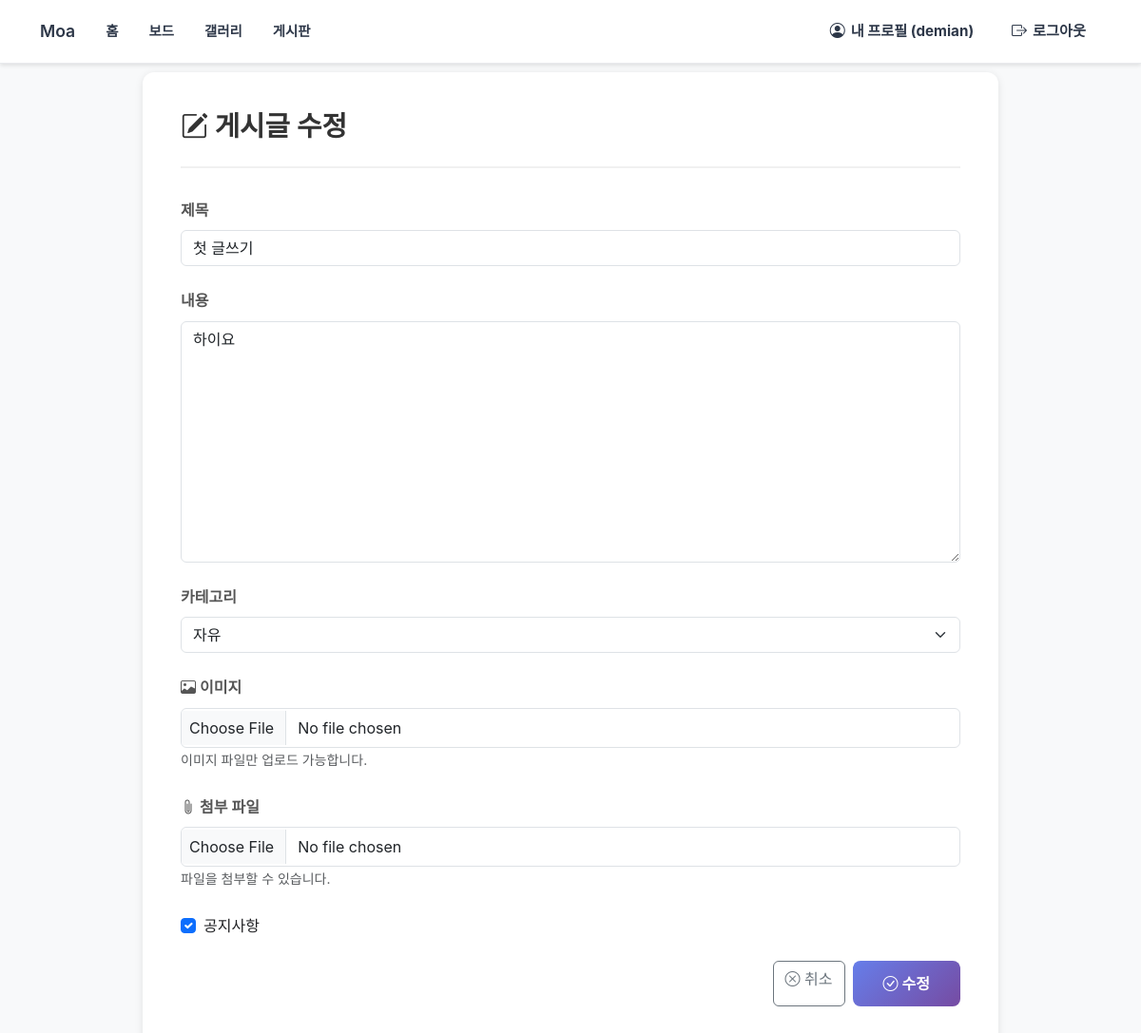
The page /forum/post/1/update/ (signed in) on the database its author committed.
### forum/models.py (models this page shows, shortened)
class Post(models.Model):
    CATEGORY_CHOICES = [
        ('general', '자유'),
        ('question', '질문'),
        ('tip', '팁/노하우'),
        ('showcase', '작품 자랑'),
    ]
    title = models.CharField(max_length=200, verbose_name='제목')
    content = models.TextField(verbose_name='내용')
    author = models.ForeignKey(
        settings.AUTH_USER_MODEL,
        on_delete=models.CASCADE,
        related_name='forum_posts',
        verbose_name='작성자'
    )
    created_at = models.DateTimeField(auto_now_add=True, verbose_name='작성일')
    updated_at = models.DateTimeField(auto_now=True, verbose_name='수정일')
    views = models.PositiveIntegerField(default=0, verbose_name='조회수')
    is_notice = models.BooleanField(default=False, verbose_name='공지사항')
    category = models.CharField(
        max_length=20,
        choices=CATEGORY_CHOICES,
        default='general',
        verbose_name='카테고리'
    )
    likes = models.ManyToManyField(
        settings.AUTH_USER_MODEL,
        related_name='liked_posts',
        blank=True,
        verbose_name='좋아요'
    )
    image = models.ImageField(
        upload_to='forum/images/%Y/%m/%d/',
        blank=True,
        null=True,
        verbose_name='이미지'
    )
    file = models.FileField(
        upload_to='forum/files/%Y/%m/%d/',
        blank=True,
        null=True,
        verbose_name='첨부 파일'
    )
    class Meta:
        verbose_name = '게시글'
        verbose_name_plural = '게시글들'
        ordering = ['-is_notice', '-created_at']

### forum/views.py (the view)
# urls.py: path('post/<int:pk>/update/', views.post_update, name='post_update'),
@login_required
def post_update(request, pk):
    post = get_object_or_404(Post, pk=pk)
    if post.author != request.user and not request.user.is_superuser:
        messages.error(request, '수정 권한이 없습니다.')
        return redirect('forum:post_detail', pk=post.pk)
    if request.method == 'POST':
        form = PostForm(request.POST, request.FILES, instance=post)
        if form.is_valid():
            post = form.save(commit=False)
            if not request.user.is_superuser:
                post.is_notice = False
            post.save()
            messages.success(request, '게시글이 수정되었습니다.')
            return redirect('forum:post_detail', pk=post.pk)
    else:
        form = PostForm(instance=post)
    context = {
        'form': form,
        'post': post,
    }
    return render(request, 'forum/post_form.html', context)

### forum/forms.py
class PostForm(forms.ModelForm):
    class Meta:
        model = Post
        fields = ['title', 'content', 'category', 'is_notice', 'image', 'file']
        widgets = {
            'title': forms.TextInput(attrs={
                'class': 'form-control',
                'placeholder': '제목을 입력하세요'
            }),
            'content': forms.Textarea(attrs={
                'class': 'form-control',
                'rows': 10,
                'placeholder': '내용을 입력하세요'
            }),
            'category': forms.Select(attrs={
                'class': 'form-select'
            }),
            'is_notice': forms.CheckboxInput(attrs={
                'class': 'form-check-input'
            }),
            'image': forms.FileInput(attrs={
                'class': 'form-control',
                'accept': 'image/*'
            }),
            'file': forms.FileInput(attrs={
                'class': 'form-control'
            })
        }
        labels = {
            'title': '제목',
            'content': '내용',
            'category': '카테고리',
            'is_notice': '공지사항',
            'image': '이미지',
            'file': '첨부 파일'
        }

### forum/templates/forum/post_form.html (shortened to what this page needs)
{% extends 'collaboration/base.html' %}
{% block content %}
<div class="container">
    <div class="post-form-card">
        <div class="form-header">
            <h2>
                <i class="bi bi-pencil-square"></i>
                게시글 {% if post %}수정{% else %}작성{% endif %}
            </h2>
        </div>
        <form method="post" enctype="multipart/form-data">
            <div class="mb-4">
                <label for="{{ form.title.id_for_label }}" class="form-label">
                    {{ form.title.label }}
                </label>
                {{ form.title }}
            </div>
            <div class="mb-4">
                <label for="{{ form.content.id_for_label }}" class="form-label">
                    {{ form.content.label }}
                </label>
                {{ form.content }}
            </div>
            <div class="mb-4">
                <label for="{{ form.category.id_for_label }}" class="form-label">
                    {{ form.category.label }}
                </label>
                {{ form.category }}
            </div>
            <div class="mb-4">
                <label for="{{ form.image.id_for_label }}" class="form-label">
                    <i class="bi bi-image"></i> {{ form.image.label }}
                </label>
                <input type="file" name="image" id="{{ form.image.id_for_label }}"
                       class="form-control" accept="image/*">
                <small class="form-text text-muted">이미지 파일만 업로드 가능합니다.</small>
            </div>
            <div class="mb-4">
                <label for="{{ form.file.id_for_label }}" class="form-label">
                    <i class="bi bi-paperclip"></i> {{ form.file.label }}
                </label>
                <input type="file" name="file" id="{{ form.file.id_for_label }}"
                       class="form-control">
                <small class="form-text text-muted">파일을 첨부할 수 있습니다.</small>
            </div>
            {% if user.is_superuser %}
            <div class="mb-4">
                <div class="form-check">
                    {{ form.is_notice }}
                    <label class="form-check-label" for="{{ form.is_notice.id_for_label }}">
                        {{ form.is_notice.label }}
                    </label>
                </div>
            </div>
            {% endif %}
            <div class="d-flex gap-2 justify-content-end">
                <a href="{% if post %}{% url 'forum:post_detail' post.pk %}{% else %}{% url 'forum:post_list' %}{% endif %}"
                   class="btn btn-outline-secondary">
                    <i class="bi bi-x-circle"></i> 취소
                </a>
                <button type="submit" class="btn btn-submit">
                    <i class="bi bi-check-circle"></i> {% if post %}수정{% else %}작성{% endif %}
                </button>
            </div>
        </form>
    </div>
</div>
{% endblock %}

### collaboration/templates/collaboration/base.html (shortened to what this page needs)
{% load static %}
<!DOCTYPE html>
<html lang="ko">
<head>
    <link href="https://cdn.jsdelivr.net/npm/bootstrap@5.3.0/dist/css/bootstrap.min.css" rel="stylesheet">
    <link rel="stylesheet" href="https://cdn.jsdelivr.net/npm/bootstrap-icons@1.10.0/font/bootstrap-icons.css">
    <link rel="stylesheet" href="{% static 'css/style.css' %}">
</head>
<body>
    <nav class="navbar navbar-expand-lg navbar-light bg-white fixed-top shadow-sm border-bottom">
        <div class="container">
            <a class="navbar-brand text-dark" href="/" style="font-weight: 600;">
                Moa
            </a>
            <ul class="navbar-nav me-auto align-items-center d-flex flex-row">
                <li class="nav-item d-flex align-items-center">
                    <a class="nav-link text-dark fw-bold" href="/" style="font-size: 0.9rem; padding: 0.5rem 0.75rem;">
                        홈
                    </a>
                </li>
                <li class="nav-item d-flex align-items-center">
                    <a class="nav-link text-dark fw-bold" href="{% url 'collaboration:board_list' %}" style="font-size: 0.9rem; padding: 0.5rem 0.75rem;">
                        보드
                    </a>
                </li>
                <li class="nav-item d-flex align-items-center">
                    <a class="nav-link text-dark fw-bold" href="{% url 'collaboration:gallery' %}" style="font-size: 0.9rem; padding: 0.5rem 0.75rem;">
                        갤러리
                    </a>
                </li>
                <li class="nav-item d-flex align-items-center">
                    <a class="nav-link text-dark fw-bold" href="{% url 'forum:post_list' %}" style="font-size: 0.9rem; padding: 0.5rem 0.75rem;">
                        게시판
                    </a>
                </li>
            </ul>
            <div class="collapse navbar-collapse" id="navbarUserMenu">
                <ul class="navbar-nav ms-auto align-items-center">
                    {% if user.is_authenticated %}
                        {% if user.username|slice:":6" == "Guest_" %}
                        <li class="nav-item d-flex align-items-center">
                            <span class="nav-link text-dark fw-bold d-flex align-items-center guest-mode-active" style="font-size: 0.95rem; background-color: #e8f0fe; color: #1a73e8 !important; border-radius: 8px; padding: 0.5rem 1rem; margin: 0 0.25rem;">
                                <i class="bi bi-person-check"></i>
                                <span>게스트 모드</span>
                            </span>
                        </li>
                        <li class="nav-item d-flex align-items-center">
                            <a class="nav-link text-dark fw-bold d-flex align-items-center" href="{% url 'accounts:login' %}" style="font-size: 0.95rem;">
                                <i class="bi bi-box-arrow-in-right"></i> 로그인
                            </a>
                        </li>
                        <li class="nav-item d-flex align-items-center">
                            <a class="nav-link text-dark fw-bold d-flex align-items-center" href="{% url 'accounts:signup' %}" style="font-size: 0.95rem;">
                                <i class="bi bi-person-plus"></i> 회원가입
                            </a>
                        </li>
                        {% else %}
                        <li class="nav-item d-flex align-items-center">
                            <a class="nav-link text-dark fw-bold d-flex align-items-center" href="{% url 'accounts:profile' %}" style="font-size: 0.95rem;">
                                <i class="bi bi-person-circle"></i>
                                <span>내 프로필 ({{ user.username }})</span>
                            </a>
                        </li>
                        <li class="nav-item ms-2 d-flex align-items-center">
                            <a class="nav-link text-dark fw-bold d-flex align-items-center" href="{% url 'accounts:logout' %}" style="font-size: 0.95rem;">
                                <i class="bi bi-box-arrow-right"></i> 로그아웃
                            </a>
                        </li>
                        {% endif %}
                    {% endif %}
                </ul>
            </div>
        </div>
    </nav>
    <main class="gemini-main">
        {% block content %}{% endblock %}
    </main>
</body>
</html>

### collaboration/static/css/style.css (style rules this page uses)
:root { --gemini-bg: #f8f9fa; --gemini-surface: #ffffff; --gemini-primary: #4285f4; --gemini-primary-light: #e8f0fe; --gemini-secondary: #34a853; --gemini-accent: #ea4335; --gemini-text: #202124; --gemini-text-light: #5f6368; --gemini-border: #e8eaed; --gemini-shadow: rgba(60, 64, 67, 0.08); --gemini-shadow-hover: rgba(60, 64, 67, 0.12); }
* { font-family: 'Noto Sans KR', -apple-system, BlinkMacSystemFont, 'Segoe UI', sans-serif; }
body { background-color: var(--gemini-bg); color: var(--gemini-text); font-family: 'Noto Sans KR', -apple-system, BlinkMacSystemFont, 'Segoe UI', 'Malgun Gothic', sans-serif; font-weight: 400; font-size: 1rem; line-height: 1.6; padding-top: 60px; }
.gemini-navbar, .navbar-light { position: fixed !important; top: 0; left: 0; right: 0; z-index: 1000; background-color: #ffffff !important; border-bottom: 1px solid #e8eaed !important; box-shadow: 0 2px 4px rgba(0, 0, 0, 0.1) !important; padding: 0.75rem 0; font-family: 'Noto Sans KR', -apple-system, BlinkMacSystemFont, 'Segoe UI', 'Malgun Gothic', sans-serif; }
.gemini-navbar .navbar-brand, .navbar-light .navbar-brand { color: #2d3748 !important; font-weight: 600; font-size: 1.1rem; display: flex; align-items: center; }
.gemini-navbar .nav-link, .navbar-light .nav-link { color: #2d3748 !important; font-weight: 500; font-size: 0.95rem; padding: 0.5rem 1rem !important; transition: color 0.2s ease; display: flex; align-items: center; }
.gemini-navbar .nav-link i, .navbar-light .nav-link i { font-size: 1rem; margin-right: 0.375rem; }
.gemini-main { max-width: 1200px; margin: 0 auto; padding: 2rem 1rem; padding-top: 1rem; }
@media (min-width: 768px) { .gemini-main { padding: 2rem 2rem; padding-top: 1rem; } }

### forum/templates/forum/post_form.html (style rules this page uses)
body { background: #f8f9fa; padding-top: 60px; }
.post-form-card { background: white; border-radius: 12px; box-shadow: 0 2px 8px rgba(0, 0, 0, 0.1); padding: 2.5rem; max-width: 900px; margin: 0 auto; }
.form-header { border-bottom: 2px solid #f0f0f0; padding-bottom: 1.5rem; margin-bottom: 2rem; }
.form-header h2 { font-size: 1.8rem; font-weight: 700; color: #333; margin: 0; }
.form-label { font-weight: 600; color: #555; margin-bottom: 0.5rem; }
.btn-submit { background: linear-gradient(135deg, #667eea 0%, #764ba2 100%); border: none; color: white; padding: 0.75rem 2rem; border-radius: 8px; font-weight: 600; transition: transform 0.2s, box-shadow 0.2s; }
.form-control[type="file"] { padding: 0.5rem; cursor: pointer; }

### rows shown on the page
Post: title "첫 글쓰기", content "하이요", category "자유", is_notice "☑"

### other values the page prints
{{ user.username }} "demian"
